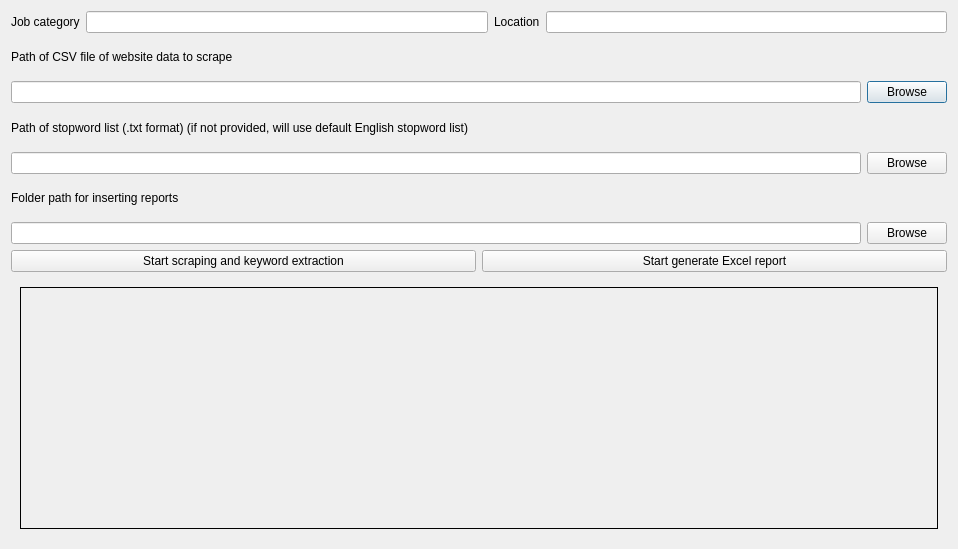
<?xml version="1.0" encoding="UTF-8"?>
<ui version="4.0">
 <class>Dialog</class>
 <widget class="QDialog" name="Dialog">
  <property name="geometry">
   <rect>
    <x>0</x>
    <y>0</y>
    <width>958</width>
    <height>549</height>
   </rect>
  </property>
  <property name="windowTitle">
   <string>Dialog</string>
  </property>
  <layout class="QVBoxLayout" name="verticalLayout_2">
   <item>
    <layout class="QVBoxLayout" name="verticalLayout">
     <item>
      <layout class="QVBoxLayout" name="verticalLayout_4">
       <item>
        <layout class="QHBoxLayout" name="horizontalLayout_4">
         <item>
          <widget class="QLabel" name="categoryLabel">
           <property name="text">
            <string>Job category</string>
           </property>
          </widget>
         </item>
         <item>
          <widget class="QLineEdit" name="categoryLineEdit"/>
         </item>
         <item>
          <widget class="QLabel" name="locationLabel">
           <property name="text">
            <string>Location</string>
           </property>
          </widget>
         </item>
         <item>
          <widget class="QLineEdit" name="locationLineEdit"/>
         </item>
        </layout>
       </item>
       <item>
        <widget class="QLabel" name="configLabel">
         <property name="text">
          <string>Path of CSV file of website data to scrape</string>
         </property>
        </widget>
       </item>
       <item>
        <layout class="QHBoxLayout" name="horizontalLayout">
         <item>
          <widget class="QLineEdit" name="configLineEdit"/>
         </item>
         <item>
          <widget class="QPushButton" name="configButton">
           <property name="text">
            <string>Browse</string>
           </property>
          </widget>
         </item>
        </layout>
       </item>
       <item>
        <widget class="QLabel" name="stopwordLabel">
         <property name="text">
          <string>Path of stopword list (.txt format) (if not provided, will use default English stopword list)</string>
         </property>
        </widget>
       </item>
       <item>
        <layout class="QHBoxLayout" name="horizontalLayout_2">
         <item>
          <widget class="QLineEdit" name="stopwordLineEdit"/>
         </item>
         <item>
          <widget class="QPushButton" name="stopwordButton">
           <property name="text">
            <string>Browse</string>
           </property>
          </widget>
         </item>
        </layout>
       </item>
       <item>
        <widget class="QLabel" name="reportLabel">
         <property name="text">
          <string>Folder path for inserting reports</string>
         </property>
        </widget>
       </item>
       <item>
        <layout class="QHBoxLayout" name="horizontalLayout_3">
         <item>
          <widget class="QLineEdit" name="reportLineEdit"/>
         </item>
         <item>
          <widget class="QPushButton" name="reportButton">
           <property name="text">
            <string>Browse</string>
           </property>
          </widget>
         </item>
        </layout>
       </item>
       <item>
        <layout class="QHBoxLayout" name="horizontalLayout_5">
         <item>
          <widget class="QPushButton" name="startScrapeButton">
           <property name="text">
            <string>Start scraping and keyword extraction</string>
           </property>
          </widget>
         </item>
         <item>
          <widget class="QPushButton" name="startWriteExcelButton">
           <property name="text">
            <string>Start generate Excel report</string>
           </property>
          </widget>
         </item>
        </layout>
       </item>
      </layout>
     </item>
     <item>
      <widget class="QWidget" name="widget" native="true">
       <layout class="QVBoxLayout" name="verticalLayout_3">
        <item>
         <widget class="QLabel" name="msgLabel">
          <property name="frameShape">
           <enum>QFrame::Box</enum>
          </property>
          <property name="text">
           <string/>
          </property>
         </widget>
        </item>
       </layout>
      </widget>
     </item>
    </layout>
   </item>
  </layout>
 </widget>
 <resources/>
 <connections/>
</ui>
